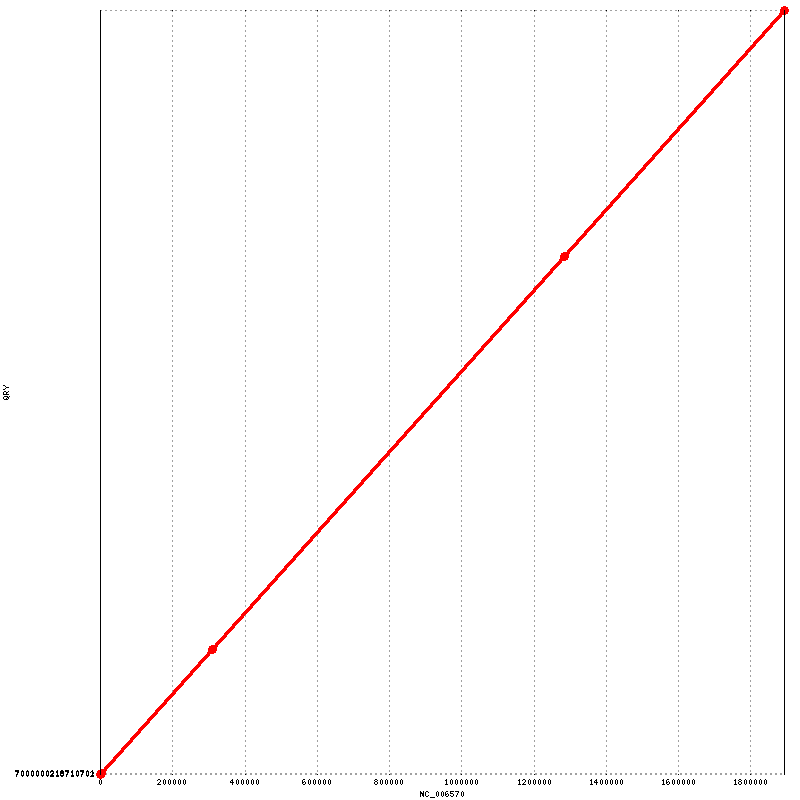

Generate this figure with gnuplot:
set terminal png tiny size 800,800
set output "NR-28534.png"
set ytics ( \
 "7000000218710702" 1, \
 "7000000218710701" 3195, \
 "" 1892972 \
)
set size 1,1
set grid
unset key
set border 10
set ticscale 0 0
set xlabel "NC_006570"
set ylabel "QRY"
set format "%.0f"
set mouse format "%.0f"
set mouse mouseformat "[%.0f, %.0f]"
set mouse clipboardformat "[%.0f, %.0f]"
set xrange [1:1892775]
set yrange [1:1892972]
set style line 1  lt 1 lw 3 pt 6 ps 1
set style line 2  lt 3 lw 3 pt 6 ps 1
set style line 3  lt 2 lw 3 pt 6 ps 1
plot \
 "NR-28534.fplot" title "FWD" w lp ls 1, \
 "NR-28534.rplot" title "REV" w lp ls 2
